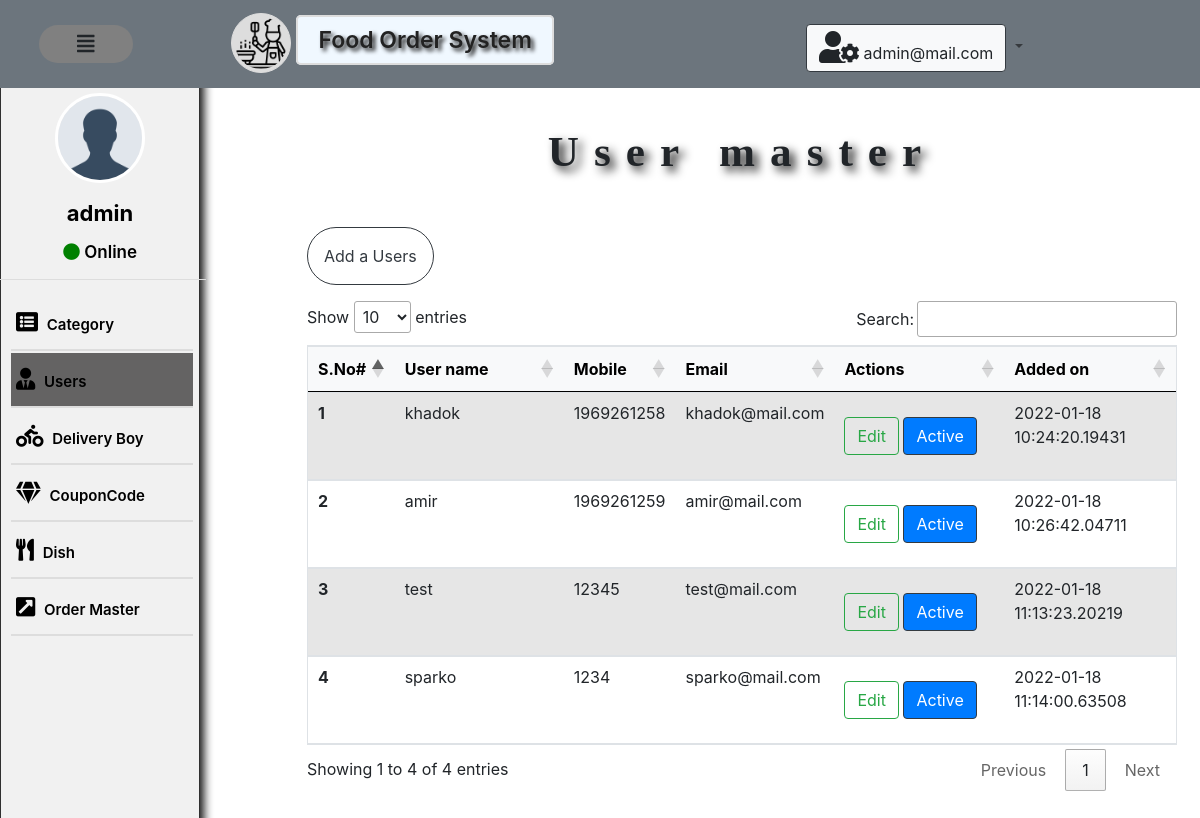
Page /admin/user.php (signed in) on the committed database.
### tables this page shows
CREATE TABLE `user` (
  `id` int(11) NOT NULL,
  `name` varchar(50) NOT NULL,
  `email` varchar(50) NOT NULL,
  `password` varchar(255) NOT NULL,
  `mobile` int(11) NOT NULL,
  `address` varchar(100) NOT NULL,
  `status` int(11) NOT NULL,
  `added_on` timestamp(5) NOT NULL DEFAULT current_timestamp(5) ON UPDATE current_timestamp(5)
);

### admin/user.php (the view, shortened to what this page needs)
<?php
require '../_dbConnect.php';
 include './_top.php';
?>
<!doctype html>
<html lang="en">
<head>
    <link rel="stylesheet" href="https://maxcdn.bootstrapcdn.com/bootstrap/4.0.0/css/bootstrap.min.css"
>
        <link rel="stylesheet" href="//cdn.datatables.net/1.10.25/css/jquery.dataTables.min.css">
    <link href="https://cdnjs.cloudflare.com/ajax/libs/font-awesome/5.15.1/css/all.min.css" rel="stylesheet" />
</head>
<body>
    <div class="container bg-gray col-12 col-md-9 d-inline-block float-right mx-2 mt-5">
        <h4 class="effect">User master</h4>
        <a type="button" href="addUser.php" class="btn btn-outline-dark border border-dark rounded-pill my-3  p-3">Add a  Users</a>
        <table class="table table-striped mt-3 border" id="myTable">
            <thead class="table-light ">
                <tr>
                    <th scope="col" width="10%">S.No#</th>
                    <th scope="col" width="20%">User name</th>
                    <th scope="col" width="12%">Mobile</th>
                    <th scope="col" width="18%">Email</th>
                    <th scope="col mx-2" width="20%">Actions</th>
                    <th scope="col" width="20%">Added on</th>
                </tr>
            </thead>
            <tbody>
                <?php
                $sql = "SELECT * FROM `user` WHERE 1";
                $result = mysqli_query($connection, $sql);
                $numRow = mysqli_num_rows($result);
                if ($numRow > 0) {
                    $i = 1;
                    while ($fetchRow = mysqli_fetch_assoc($result)) {
                        echo '
                   <tr>
                 <th scope="row">' . $i . '</th>
                 <td> ' .   $fetchRow['name'] . ' </td>
                 <td>' .   $fetchRow['mobile'] . '</td>
                 <td> ' .   $fetchRow['email'] . ' </td>
                 <td> <a type="button" href="?Id='.$fetchRow['id'].'" class=" edit btn  btn-outline-success my-3" id="'.$fetchRow['id'].'"   data-bs-target="#exampleModal"  data-bs-toggle="modal" > Edit</a> </a>
                 <input type="hidden"  id="delsno" name="delsno">
                 ';
                  if($fetchRow['status']=='1'){
                      echo '  <a type="button" class="btn  btn-primary border-dark"  href="?Id='.$fetchRow['id'].'&type=deactive">Active</a> ';
                  }
                  else{
                      echo '<a type="button" class="btn  btn-warning border-dark" href="?Id='.$fetchRow['id'].'&type=active">Deactive </a> ';
                  }
                 echo '</td> <td> ' .   $fetchRow['added_on'] . ' </td>  </tr> ';
                        $i++;
                    }
                } else {
                    echo '<div class="alert alert-warning" role="alert">
                    <i class="fas fa-exclamation-triangle"></i> No records found
                  </div>';
                }
                ?>
            </tbody>
        </table>
    </div>
</body>
</html>

### admin/style.css (style rules this page uses)
.effect { font-size: 2.7rem; font-weight: 700; text-shadow: 5px 5px 10px #111; padding: 25px 0; margin-top: 3.3rem; text-align: center; letter-spacing: 15px; font-family: Verdana; }

### rows in the picture
user: name "khadok", mobile "1969261258", email "khadok@mail.com", added_on "2022-01-18 10:24:20.19431"
user: name "amir", mobile "1969261259", email "amir@mail.com", added_on "2022-01-18 10:26:42.04711"
user: name "test", mobile "12345", email "test@mail.com", added_on "2022-01-18 11:13:23.20219"
user: name "sparko", mobile "1234", email "sparko@mail.com", added_on "2022-01-18 11:14:00.63508"

### other values in the picture
substr($_SESSION['name'],0,20) "admin@mail.com"
substr($_SESSION['name'],0,05) "admin"
